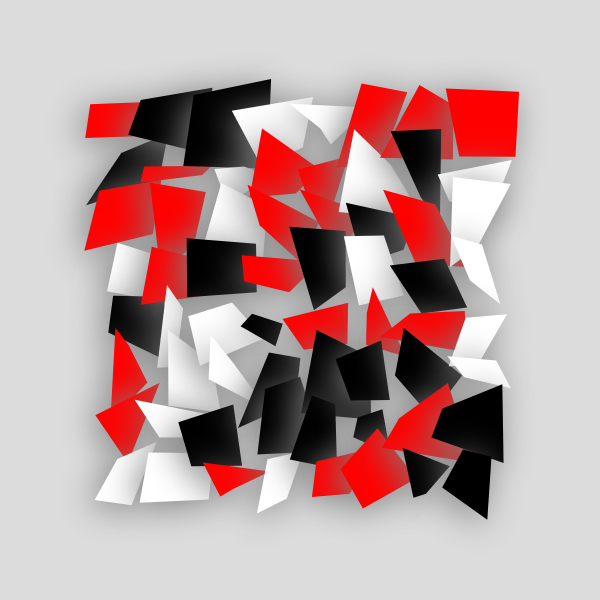
Frame 1 (no input)
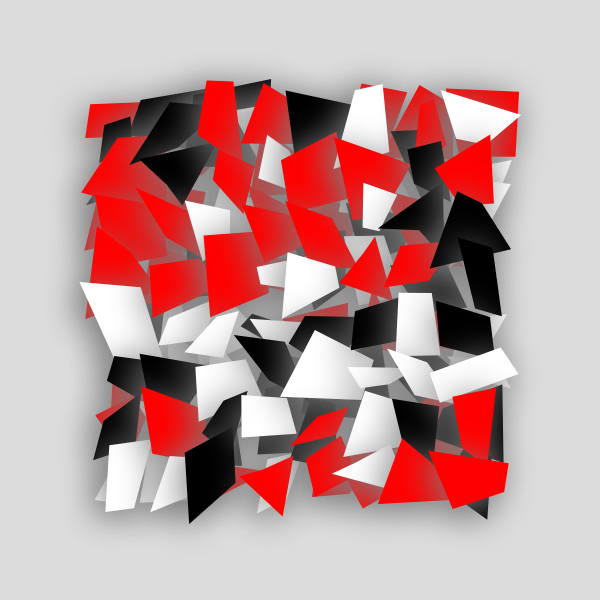
Frame 2 (the mouse pressed at the canvas centre, redrawn once)

The p5.js sketch that drew these frames (run headless with seeded random() and noise() and a simulated clock; the mouse was pressed at the canvas centre and the sketch redrawn once):

// p5.js sketch
// ── sketch.js
let tilt = 10;
let noise = 0.9;

function setup() {
  cnv = createCanvas(600, 600);
  let sizeX = (windowWidth-width)/2;
  let sizeY = (windowHeight-height)/2;
  cnv.position(sizeX, sizeY);
  angleMode(DEGREES);
  background(220);
  //noFill();
  noStroke();
  drawingContext.shadowBlur = 35;
  drawingContext.shadowColor = color('gray');
  drawingContext.shadowOffsetX = -5
  drawingContext.shadowOffsetY = 5
}

function draw() {
  for (let i = 100; i < width-100; i+=50){
    for (let j = 100; j < height-100; j+=50) {
      push();
      translate(i+25,j+25);
      rotate(random(-tilt,tilt));
      let r = random();
      if (r < 0.33) {
        fill('red');
      } else if (r < 0.66) {
        fill('white');
      } else {
        fill('black');
      }
      // if (r < 0.33) {
      //   fill('black');
      //   noStroke();
      // } else {
      //   fill('white');
      //   stroke('black')
      // }
      //fill(color(random(0,255), random(0,255), random(0,255)));
      // fill(color(random(0,255)));

      //drawingContext.shadowOffsetX = random(-10, 10);
      //drawingContext.shadowOffsetY = random(-10, 10);

      quad(-25*random(1-noise,1+noise),-25*random(1-noise,1+noise),-25*random(1-noise,1+noise),25*random(1-noise,1+noise),25*random(1-noise,1+noise),25*random(1-noise,1+noise),25*random(1-noise,1+noise),-25*random(1-noise,1+noise));
      pop();
    }
  }
  noLoop();
}
